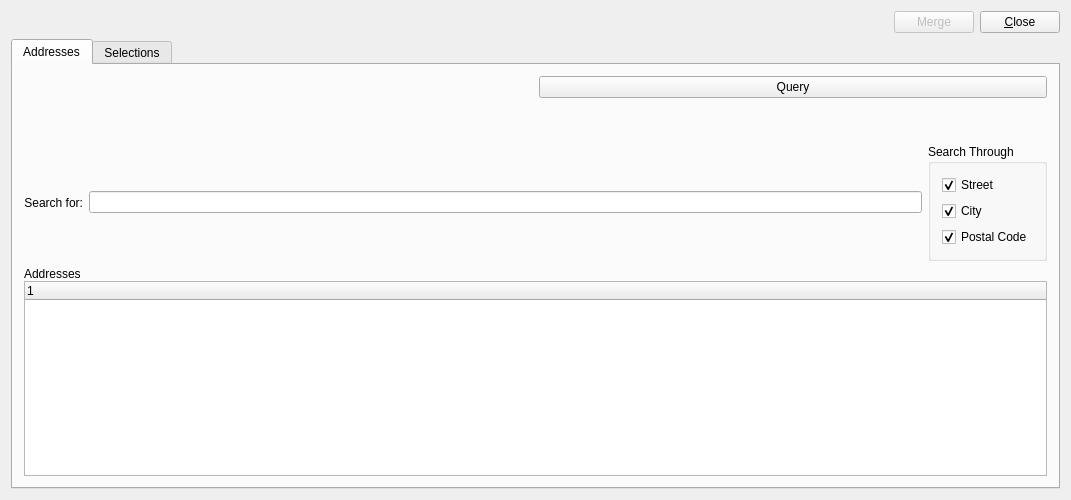
<?xml version="1.0" encoding="UTF-8"?>
<ui version="4.0">
 <comment>This file is part of the xTuple ERP: PostBooks Edition, a free and
open source Enterprise Resource Planning software suite,
Copyright (c) 1999-2017 by OpenMFG LLC, d/b/a xTuple.
It is licensed to you under the Common Public Attribution License
version 1.0, the full text of which (including xTuple-specific Exhibits)
is available at www.xtuple.com/CPAL.  By using this software, you agree
to be bound by its terms.</comment>
 <class>addressMerge</class>
 <widget class="QWidget" name="addressMerge">
  <property name="geometry">
   <rect>
    <x>0</x>
    <y>0</y>
    <width>1071</width>
    <height>500</height>
   </rect>
  </property>
  <property name="windowTitle">
   <string>Address Merge Utility</string>
  </property>
  <layout class="QGridLayout" name="gridLayout_8">
   <item row="0" column="0">
    <layout class="QHBoxLayout" name="horizontalLayout_4">
     <item>
      <spacer name="horizontalSpacer_5">
       <property name="orientation">
        <enum>Qt::Horizontal</enum>
       </property>
       <property name="sizeHint" stdset="0">
        <size>
         <width>40</width>
         <height>20</height>
        </size>
       </property>
      </spacer>
     </item>
     <item>
      <widget class="QPushButton" name="_process">
       <property name="enabled">
        <bool>false</bool>
       </property>
       <property name="text">
        <string>Merge</string>
       </property>
      </widget>
     </item>
     <item>
      <widget class="QPushButton" name="_close">
       <property name="text">
        <string>&amp;Close</string>
       </property>
      </widget>
     </item>
    </layout>
   </item>
   <item row="1" column="0">
    <widget class="QTabWidget" name="_tab">
     <property name="currentIndex">
      <number>0</number>
     </property>
     <widget class="QWidget" name="_addrTab">
      <attribute name="title">
       <string>Addresses</string>
      </attribute>
      <layout class="QGridLayout" name="gridLayout_9">
       <item row="1" column="0">
        <layout class="QHBoxLayout" name="horizontalLayout">
         <item>
          <widget class="ParameterWidget" name="_filter">
           <property name="maximumSize">
            <size>
             <width>16777215</width>
             <height>250</height>
            </size>
           </property>
          </widget>
         </item>
         <item>
          <layout class="QVBoxLayout">
           <item>
            <widget class="QPushButton" name="_query">
             <property name="text">
              <string>Query</string>
             </property>
             <property name="default">
              <bool>false</bool>
             </property>
            </widget>
           </item>
           <item>
            <spacer name="verticalSpacer">
             <property name="orientation">
              <enum>Qt::Vertical</enum>
             </property>
             <property name="sizeType">
              <enum>QSizePolicy::Maximum</enum>
             </property>
             <property name="sizeHint" stdset="0">
              <size>
               <width>20</width>
               <height>40</height>
              </size>
             </property>
            </spacer>
           </item>
          </layout>
         </item>
        </layout>
       </item>
       <item row="2" column="0">
        <layout class="QHBoxLayout" name="horizontalLayout_3">
         <item>
          <widget class="QLabel" name="_searchLit">
           <property name="text">
            <string>Search for:</string>
           </property>
           <property name="alignment">
            <set>Qt::AlignRight|Qt::AlignTrailing|Qt::AlignVCenter</set>
           </property>
          </widget>
         </item>
         <item>
          <widget class="XLineEdit" name="_search"/>
         </item>
         <item>
          <widget class="QGroupBox" name="_searchGroup">
           <property name="title">
            <string>Search Through</string>
           </property>
           <layout class="QVBoxLayout" name="verticalLayout">
            <item>
             <widget class="XCheckBox" name="_searchStreet">
              <property name="text">
               <string>Street</string>
              </property>
              <property name="checked">
               <bool>true</bool>
              </property>
              <property name="forgetful">
               <bool>true</bool>
              </property>
             </widget>
            </item>
            <item>
             <widget class="XCheckBox" name="_searchCity">
              <property name="text">
               <string>City</string>
              </property>
              <property name="checked">
               <bool>true</bool>
              </property>
              <property name="forgetful">
               <bool>true</bool>
              </property>
             </widget>
            </item>
            <item>
             <widget class="XCheckBox" name="_searchPostal">
              <property name="text">
               <string>Postal Code</string>
              </property>
              <property name="checked">
               <bool>true</bool>
              </property>
              <property name="forgetful">
               <bool>true</bool>
              </property>
             </widget>
            </item>
           </layout>
          </widget>
         </item>
        </layout>
       </item>
       <item row="5" column="0">
        <layout class="QVBoxLayout" name="verticalLayout_4">
         <property name="spacing">
          <number>0</number>
         </property>
         <item>
          <widget class="QLabel" name="label">
           <property name="text">
            <string>Addresses</string>
           </property>
          </widget>
         </item>
         <item>
          <widget class="QFrame" name="_frame">
           <property name="sizePolicy">
            <sizepolicy hsizetype="Preferred" vsizetype="Expanding">
             <horstretch>0</horstretch>
             <verstretch>1</verstretch>
            </sizepolicy>
           </property>
           <property name="frameShape">
            <enum>QFrame::NoFrame</enum>
           </property>
           <property name="frameShadow">
            <enum>QFrame::Raised</enum>
           </property>
           <layout class="QGridLayout" name="gridLayout_3">
            <property name="leftMargin">
             <number>0</number>
            </property>
            <property name="topMargin">
             <number>0</number>
            </property>
            <property name="rightMargin">
             <number>0</number>
            </property>
            <property name="bottomMargin">
             <number>0</number>
            </property>
            <item row="1" column="0">
             <widget class="XTreeWidget" name="_addr">
              <property name="sizePolicy">
               <sizepolicy hsizetype="Expanding" vsizetype="Expanding">
                <horstretch>0</horstretch>
                <verstretch>2</verstretch>
               </sizepolicy>
              </property>
              <property name="toolTip">
               <string>Right click for selection options</string>
              </property>
             </widget>
            </item>
           </layout>
          </widget>
         </item>
        </layout>
       </item>
      </layout>
     </widget>
     <widget class="QWidget" name="_selTab">
      <attribute name="title">
       <string>Selections</string>
      </attribute>
      <layout class="QGridLayout" name="gridLayout_7">
       <item row="0" column="0">
        <widget class="QGroupBox" name="_sourceGroup">
         <property name="sizePolicy">
          <sizepolicy hsizetype="Preferred" vsizetype="Expanding">
           <horstretch>0</horstretch>
           <verstretch>1</verstretch>
          </sizepolicy>
         </property>
         <property name="title">
          <string>Source Addresses</string>
         </property>
         <layout class="QGridLayout" name="gridLayout">
          <item row="0" column="0">
           <widget class="XTreeWidget" name="_srcaddr">
            <property name="toolTip">
             <string>Right click for selection options</string>
            </property>
           </widget>
          </item>
         </layout>
        </widget>
       </item>
       <item row="1" column="0">
        <widget class="QGroupBox" name="_targetGroup">
         <property name="title">
          <string>Target Address</string>
         </property>
         <layout class="QGridLayout" name="gridLayout_2">
          <item row="0" column="0">
           <layout class="QVBoxLayout" name="verticalLayout_2">
            <item>
             <widget class="AddressCluster" name="_target">
              <property name="enabled">
               <bool>false</bool>
              </property>
             </widget>
            </item>
           </layout>
          </item>
         </layout>
        </widget>
       </item>
      </layout>
     </widget>
    </widget>
   </item>
  </layout>
 </widget>
 <layoutdefault spacing="6" margin="11"/>
 <customwidgets>
  <customwidget>
   <class>AddressCluster</class>
   <extends>QWidget</extends>
   <header>addresscluster.h</header>
  </customwidget>
  <customwidget>
   <class>ParameterWidget</class>
   <extends>QWidget</extends>
   <header>parameterwidget.h</header>
  </customwidget>
  <customwidget>
   <class>XCheckBox</class>
   <extends>QCheckBox</extends>
   <header>xcheckbox.h</header>
  </customwidget>
  <customwidget>
   <class>XLineEdit</class>
   <extends>QLineEdit</extends>
   <header>xlineedit.h</header>
   <container>1</container>
  </customwidget>
  <customwidget>
   <class>XTreeWidget</class>
   <extends>QTreeWidget</extends>
   <header>xtreewidget.h</header>
   <container>1</container>
  </customwidget>
 </customwidgets>
 <resources/>
 <connections/>
</ui>
